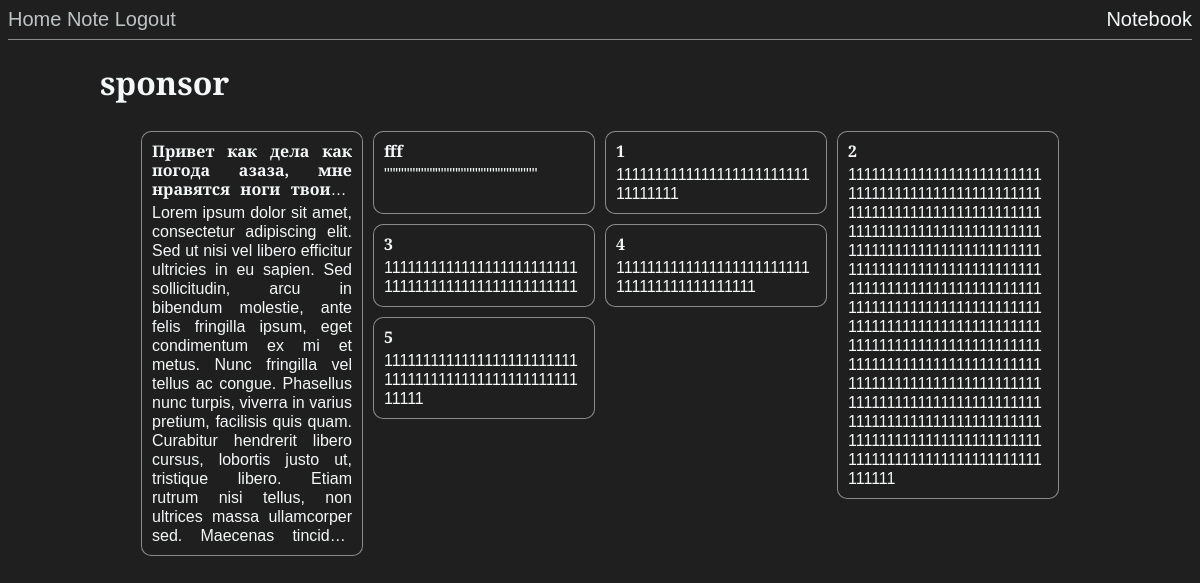
The page /index (signed in) on the database as committed earlier.
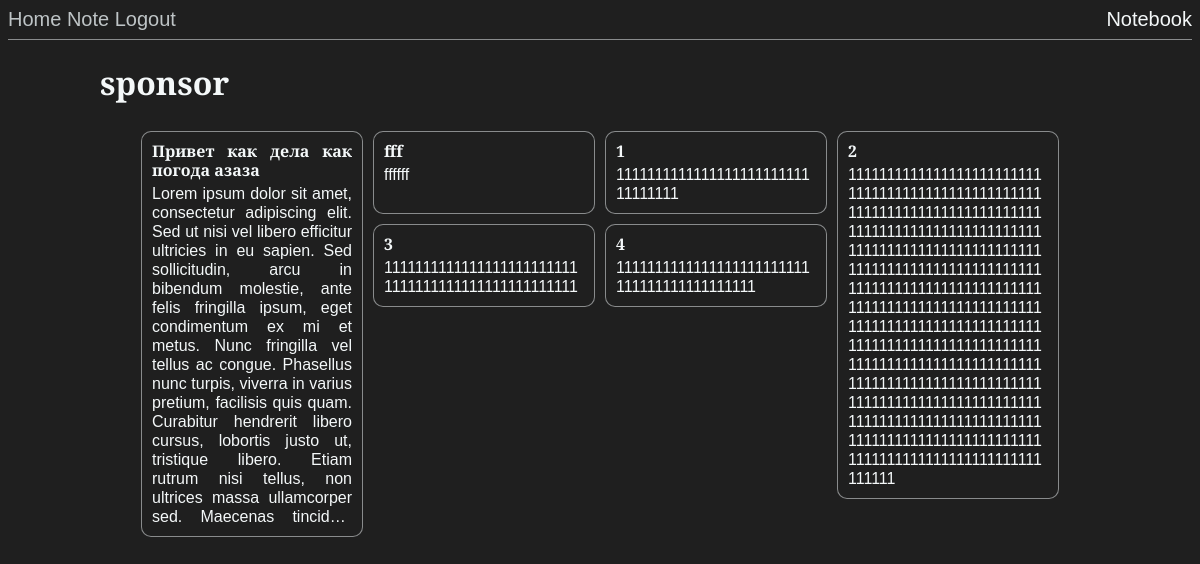
The same page on the database as committed later.
### app/models.py (models this page shows, shortened)
class User(UserMixin, db.Model):
    id = db.Column(db.Integer, primary_key=True)
    username = db.Column(db.String(64), index=True, unique=True)
    email = db.Column(db.String(120), index=True, unique=True)
    password_hash = db.Column(db.String(128))
    notes = db.relationship('Note', backref='author', lazy='dynamic')

class Note(db.Model):
    id = db.Column(db.Integer, primary_key=True)
    header = db.Column(db.String(64))
    body = db.Column(db.String(140))
    timestamp = db.Column(db.DateTime, index=True, default=datetime.utcnow)
    user_id = db.Column(db.Integer, db.ForeignKey('user.id'))

### app/routes.py (the view)
@app.route('/')
@app.route('/index')
@login_required
def index():
    user = User.query.filter_by(username=current_user.username).first_or_404()
    return render_template('index.html', title='Home', notes=push_notes(user))

### app/models.py (called while the page is built)
@login.user_loader
def load_user(id):
    return User.query.get(int(id))

### app/routes.py (called while the page is built)
def push_notes(user):
    all_notes = []
    notes = user.notes.all()
    for n in notes:
        all_notes.append({'id': n.id, 'header': n.header, 'body': n.body})
    return all_notes

### app/templates/index.html (shortened to what this page needs)
{% extends "base.html" %}
{% block content %}
    <h1>{{ current_user.username }}</h1>
    <div class="note_blocks"
         data-masonry='{ "itemSelector": ".note_block", "columnWidth": ".note_block", "isFitWidth": "true" }'>
        {% for note in notes %}
            <div class="note_block"
                 onclick="window.location.href='{{ url_for('note_edit', username=current_user.username, id=note.id) }}';">
                <p class="note_header"><b>{{ note.header }}</b></p>
                <p class="note_body">{{ note.body }}</p>
            </div>
        {% endfor %}
    </div>
{% endblock %}

### app/templates/base.html (shortened to what this page needs)
<html>
<head>
    <link rel="stylesheet" type="text/css" href="{{ url_for('static', filename='css/styles.css') }}"/>
</head>
<body>
<header>
    <a href="{{ url_for('index') }}">Home</a>
    {% if current_user.is_anonymous %}
        <a href="{{ url_for('login') }}">Login</a>
    {% else %}
        <a href="{{ url_for('note', username=current_user.username) }}">Note</a>
        <a href="{{ url_for('logout') }}">Logout</a>
    {% endif %}
    <span>Notebook</span>
</header>
<hr>
<div class="content">
    {% block content %}{% endblock %}
</div>
</body>
</html>

### app/static/css/styles.css (style rules this page uses)
body { background-color: #1f1f1f; color: #f4f8f9; font-family: 'Alegreya Sans', sans-serif, "Lucida Sans Unicode"; text-align: justify; }
.content { max-width: 1000px; margin: 0 auto; }
header { font-size: 20px; }
header span { float: right; }
a { color: #bec4c6; text-decoration: none; -webkit-transition: all 0.3s ease; -moz-transition: all 0.3s ease; }
hr { border: 0; height: 1px; background: #f4f8f9; opacity: 0.5; }
.note_blocks { margin: 0 auto; user-select: none; }
.note_block p { margin: 0; word-wrap: break-word; }
.note_block { float: left; height: max-content; width: 200px; padding: 10px; border: 1px solid rgba(244, 248, 249, 0.5); border-radius: 10px; background: #1f1f1f; color: #f4f8f9; margin: 5px; -webkit-transition: all 0.3s ease; -moz-transition: all 0.3s ease; }
.note_header { max-height: calc(19px * 3); overflow: hidden; line-height: 19px; display: -webkit-box; -webkit-line-clamp: 3; -webkit-box-orient: vertical; }
.note_body { padding-top: 4px; max-height: calc(19px * 18); min-height: calc(19px * 2); overflow: hidden; line-height: 19px; display: -webkit-box; -webkit-line-clamp: 18; -webkit-box-orient: vertical; }

Rows that differ between the two databases and show on the page:
removed Note: header "5", body "1111111111111111111111111111111111111111111111111111111"
changed Note: header "Привет как дела как погода азаза, мне нравятся ноги твои…" → "Привет как дела как погода азаза"
changed Note "fff": body "\"\"\"\"\"\"\"\"\"\"\"\"\"\"\"\"\"\"\"\"\"\"\"\"\"\"\"" → "ffffff"
